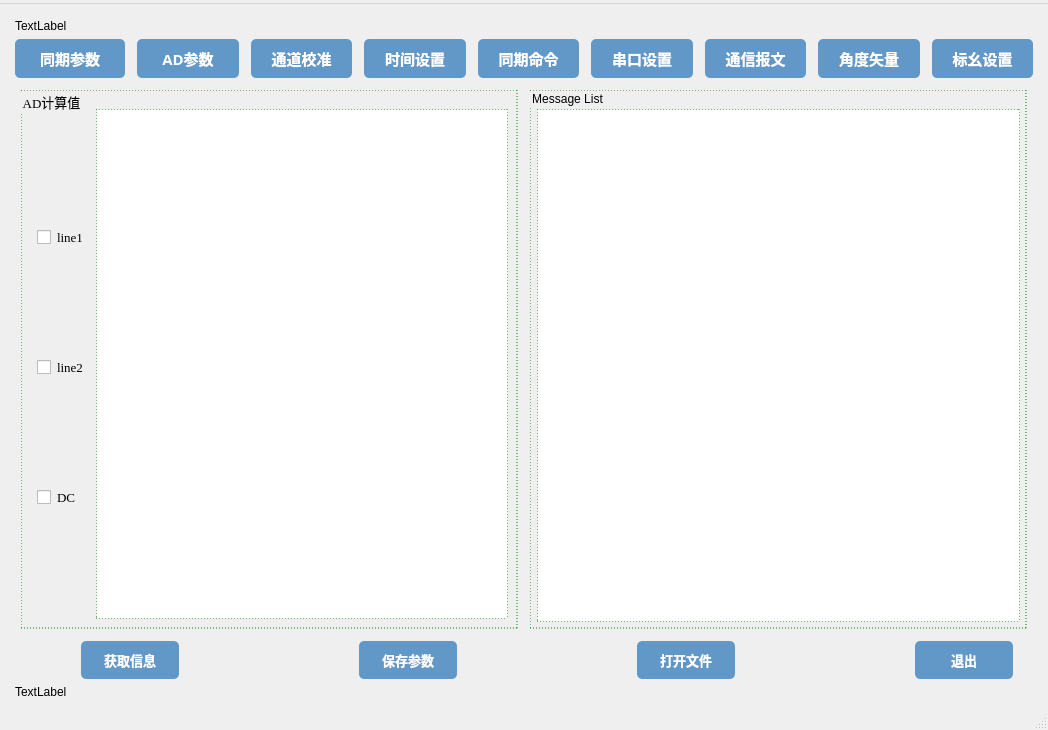
<?xml version="1.0" encoding="UTF-8"?>
<ui version="4.0">
 <class>Dlg_ZJM</class>
 <widget class="QMainWindow" name="Dlg_ZJM">
  <property name="geometry">
   <rect>
    <x>0</x>
    <y>0</y>
    <width>1048</width>
    <height>730</height>
   </rect>
  </property>
  <property name="windowTitle">
   <string>Dlg_ZJM</string>
  </property>
  <widget class="QWidget" name="centralwidget">
   <layout class="QHBoxLayout" name="horizontalLayout_7">
    <item>
     <layout class="QVBoxLayout" name="verticalLayout_2" stretch="0,0,1,0,0">
      <property name="spacing">
       <number>6</number>
      </property>
      <property name="sizeConstraint">
       <enum>QLayout::SetMinAndMaxSize</enum>
      </property>
      <property name="leftMargin">
       <number>6</number>
      </property>
      <property name="topMargin">
       <number>6</number>
      </property>
      <property name="rightMargin">
       <number>6</number>
      </property>
      <property name="bottomMargin">
       <number>0</number>
      </property>
      <item>
       <widget class="QLabel" name="label">
        <property name="sizePolicy">
         <sizepolicy hsizetype="Expanding" vsizetype="Expanding">
          <horstretch>0</horstretch>
          <verstretch>0</verstretch>
         </sizepolicy>
        </property>
        <property name="text">
         <string>TextLabel</string>
        </property>
       </widget>
      </item>
      <item>
       <layout class="QHBoxLayout" name="horizontalLayout_3" stretch="0,0,0,0,0,0,0,0,0">
        <property name="spacing">
         <number>12</number>
        </property>
        <item>
         <widget class="QPushButton" name="IDC_ZJM_TQCSBtn">
          <property name="sizePolicy">
           <sizepolicy hsizetype="Expanding" vsizetype="Expanding">
            <horstretch>0</horstretch>
            <verstretch>0</verstretch>
           </sizepolicy>
          </property>
          <property name="minimumSize">
           <size>
            <width>110</width>
            <height>39</height>
           </size>
          </property>
          <property name="font">
           <font>
            <family>仿宋</family>
            <pointsize>11</pointsize>
            <bold>true</bold>
           </font>
          </property>
          <property name="styleSheet">
           <string notr="true">background-color:rgb(98, 152, 200);
border:rgb(255, 255, 255);
color:rgb(255, 255, 255);
border-radius:5px
</string>
          </property>
          <property name="text">
           <string>同期参数</string>
          </property>
         </widget>
        </item>
        <item>
         <widget class="QPushButton" name="IDC_ZJM_AD1">
          <property name="sizePolicy">
           <sizepolicy hsizetype="Expanding" vsizetype="Expanding">
            <horstretch>0</horstretch>
            <verstretch>0</verstretch>
           </sizepolicy>
          </property>
          <property name="font">
           <font>
            <family>仿宋</family>
            <pointsize>11</pointsize>
            <bold>true</bold>
           </font>
          </property>
          <property name="styleSheet">
           <string notr="true">background-color:rgb(98, 152, 200);
border:rgb(255, 255, 255);
color:rgb(255, 255, 255);
border-radius:5px</string>
          </property>
          <property name="text">
           <string>AD参数</string>
          </property>
         </widget>
        </item>
        <item>
         <widget class="QPushButton" name="IDC_ZJM_ADAdjust">
          <property name="sizePolicy">
           <sizepolicy hsizetype="Expanding" vsizetype="Expanding">
            <horstretch>0</horstretch>
            <verstretch>0</verstretch>
           </sizepolicy>
          </property>
          <property name="font">
           <font>
            <family>仿宋</family>
            <pointsize>11</pointsize>
            <bold>true</bold>
           </font>
          </property>
          <property name="styleSheet">
           <string notr="true">background-color:rgb(98, 152, 200);
border:rgb(255, 255, 255);
color:rgb(255, 255, 255);
border-radius:5px</string>
          </property>
          <property name="text">
           <string>通道校准</string>
          </property>
         </widget>
        </item>
        <item>
         <widget class="QPushButton" name="IDC_ZJM_TimeSetBtn">
          <property name="sizePolicy">
           <sizepolicy hsizetype="Expanding" vsizetype="Expanding">
            <horstretch>0</horstretch>
            <verstretch>0</verstretch>
           </sizepolicy>
          </property>
          <property name="font">
           <font>
            <family>仿宋</family>
            <pointsize>11</pointsize>
            <italic>false</italic>
            <bold>true</bold>
           </font>
          </property>
          <property name="styleSheet">
           <string notr="true">background-color:rgb(98, 152, 200);
border:rgb(255, 255, 255);
color:rgb(255, 255, 255);
border-radius:5px</string>
          </property>
          <property name="text">
           <string>时间设置</string>
          </property>
         </widget>
        </item>
        <item>
         <widget class="QPushButton" name="IDC_ZJM_TQMLBtn">
          <property name="sizePolicy">
           <sizepolicy hsizetype="Expanding" vsizetype="Expanding">
            <horstretch>0</horstretch>
            <verstretch>0</verstretch>
           </sizepolicy>
          </property>
          <property name="font">
           <font>
            <family>仿宋</family>
            <pointsize>11</pointsize>
            <bold>true</bold>
           </font>
          </property>
          <property name="styleSheet">
           <string notr="true">background-color:rgb(98, 152, 200);
border:rgb(255, 255, 255);
color:rgb(255, 255, 255);
border-radius:5px</string>
          </property>
          <property name="text">
           <string>同期命令</string>
          </property>
         </widget>
        </item>
        <item>
         <widget class="QPushButton" name="IDC_ZJM_ComSetBtn">
          <property name="sizePolicy">
           <sizepolicy hsizetype="Expanding" vsizetype="Expanding">
            <horstretch>0</horstretch>
            <verstretch>0</verstretch>
           </sizepolicy>
          </property>
          <property name="font">
           <font>
            <family>仿宋</family>
            <pointsize>11</pointsize>
            <bold>true</bold>
           </font>
          </property>
          <property name="styleSheet">
           <string notr="true">background-color:rgb(98, 152, 200);
border:rgb(255, 255, 255);
color:rgb(255, 255, 255);
border-radius:5px</string>
          </property>
          <property name="text">
           <string>串口设置</string>
          </property>
         </widget>
        </item>
        <item>
         <widget class="QPushButton" name="IDC_ZJM_Message">
          <property name="sizePolicy">
           <sizepolicy hsizetype="Expanding" vsizetype="Expanding">
            <horstretch>0</horstretch>
            <verstretch>0</verstretch>
           </sizepolicy>
          </property>
          <property name="font">
           <font>
            <family>仿宋</family>
            <pointsize>11</pointsize>
            <bold>true</bold>
           </font>
          </property>
          <property name="styleSheet">
           <string notr="true">background-color:rgb(98, 152, 200);
border:rgb(255, 255, 255);
color:rgb(255, 255, 255);
border-radius:5px</string>
          </property>
          <property name="text">
           <string>通信报文</string>
          </property>
         </widget>
        </item>
        <item>
         <widget class="QPushButton" name="IDC_ZJM_Angle">
          <property name="sizePolicy">
           <sizepolicy hsizetype="Expanding" vsizetype="Expanding">
            <horstretch>0</horstretch>
            <verstretch>0</verstretch>
           </sizepolicy>
          </property>
          <property name="font">
           <font>
            <family>仿宋</family>
            <pointsize>11</pointsize>
            <bold>true</bold>
           </font>
          </property>
          <property name="styleSheet">
           <string notr="true">background-color:rgb(98, 152, 200);
border:rgb(255, 255, 255);
color:rgb(255, 255, 255);
border-radius:5px</string>
          </property>
          <property name="text">
           <string>角度矢量</string>
          </property>
         </widget>
        </item>
        <item>
         <widget class="QPushButton" name="IDC_VIEW_Set">
          <property name="sizePolicy">
           <sizepolicy hsizetype="Expanding" vsizetype="Expanding">
            <horstretch>0</horstretch>
            <verstretch>0</verstretch>
           </sizepolicy>
          </property>
          <property name="font">
           <font>
            <family>仿宋</family>
            <pointsize>11</pointsize>
            <bold>true</bold>
           </font>
          </property>
          <property name="styleSheet">
           <string notr="true">background-color:rgb(98, 152, 200);
border:rgb(255, 255, 255);
color:rgb(255, 255, 255);
border-radius:5px</string>
          </property>
          <property name="text">
           <string>标幺设置</string>
          </property>
         </widget>
        </item>
       </layout>
      </item>
      <item>
       <layout class="QHBoxLayout" name="horizontalLayout_2" stretch="0,0">
        <property name="spacing">
         <number>12</number>
        </property>
        <property name="leftMargin">
         <number>6</number>
        </property>
        <property name="topMargin">
         <number>6</number>
        </property>
        <property name="rightMargin">
         <number>6</number>
        </property>
        <property name="bottomMargin">
         <number>6</number>
        </property>
        <item>
         <widget class="QGroupBox" name="groupBox">
          <property name="font">
           <font>
            <family>Times New Roman</family>
            <pointsize>10</pointsize>
           </font>
          </property>
          <property name="styleSheet">
           <string notr="true">border: 1px dashed green</string>
          </property>
          <property name="title">
           <string>AD计算值</string>
          </property>
          <layout class="QHBoxLayout" name="horizontalLayout_6">
           <property name="topMargin">
            <number>18</number>
           </property>
           <item>
            <layout class="QHBoxLayout" name="horizontalLayout">
             <item>
              <layout class="QVBoxLayout" name="verticalLayout">
               <property name="leftMargin">
                <number>6</number>
               </property>
               <property name="topMargin">
                <number>12</number>
               </property>
               <property name="rightMargin">
                <number>6</number>
               </property>
               <property name="bottomMargin">
                <number>6</number>
               </property>
               <item>
                <widget class="QCheckBox" name="checkBox">
                 <property name="font">
                  <font>
                   <family>Times New Roman</family>
                   <pointsize>10</pointsize>
                  </font>
                 </property>
                 <property name="styleSheet">
                  <string notr="true">border: none;</string>
                 </property>
                 <property name="text">
                  <string>line1</string>
                 </property>
                </widget>
               </item>
               <item>
                <widget class="QCheckBox" name="checkBox_2">
                 <property name="font">
                  <font>
                   <family>Times New Roman</family>
                   <pointsize>10</pointsize>
                  </font>
                 </property>
                 <property name="styleSheet">
                  <string notr="true">border: none</string>
                 </property>
                 <property name="text">
                  <string>line2</string>
                 </property>
                </widget>
               </item>
               <item>
                <widget class="QCheckBox" name="checkBox_3">
                 <property name="font">
                  <font>
                   <family>Times New Roman</family>
                   <pointsize>10</pointsize>
                  </font>
                 </property>
                 <property name="styleSheet">
                  <string notr="true">border: none;</string>
                 </property>
                 <property name="text">
                  <string>DC</string>
                 </property>
                </widget>
               </item>
              </layout>
             </item>
             <item>
              <widget class="QTableWidget" name="tableWidget">
               <property name="font">
                <font>
                 <family>Times New Roman</family>
                </font>
               </property>
               <property name="styleSheet">
                <string notr="true">QHeaderView::section{background-color: rgb(98, 152, 200);}</string>
               </property>
               <attribute name="horizontalHeaderMinimumSectionSize">
                <number>18</number>
               </attribute>
               <attribute name="horizontalHeaderDefaultSectionSize">
                <number>82</number>
               </attribute>
              </widget>
             </item>
            </layout>
           </item>
          </layout>
         </widget>
        </item>
        <item>
         <widget class="QGroupBox" name="groupBox_2">
          <property name="sizePolicy">
           <sizepolicy hsizetype="Expanding" vsizetype="Expanding">
            <horstretch>0</horstretch>
            <verstretch>0</verstretch>
           </sizepolicy>
          </property>
          <property name="styleSheet">
           <string notr="true">border: 1px dashed green</string>
          </property>
          <property name="title">
           <string>Message List</string>
          </property>
          <layout class="QHBoxLayout" name="horizontalLayout_5" stretch="0">
           <property name="spacing">
            <number>6</number>
           </property>
           <property name="leftMargin">
            <number>6</number>
           </property>
           <property name="topMargin">
            <number>18</number>
           </property>
           <property name="rightMargin">
            <number>6</number>
           </property>
           <property name="bottomMargin">
            <number>6</number>
           </property>
           <item>
            <widget class="QTableWidget" name="tableWidget_2">
             <property name="minimumSize">
              <size>
               <width>0</width>
               <height>0</height>
              </size>
             </property>
             <property name="font">
              <font>
               <family>Times New Roman</family>
              </font>
             </property>
             <property name="styleSheet">
              <string notr="true">QHeaderView::section{background-color: rgb(98, 152, 200);}</string>
             </property>
             <attribute name="horizontalHeaderDefaultSectionSize">
              <number>80</number>
             </attribute>
            </widget>
           </item>
          </layout>
         </widget>
        </item>
       </layout>
      </item>
      <item>
       <layout class="QHBoxLayout" name="horizontalLayout_4">
        <property name="spacing">
         <number>180</number>
        </property>
        <property name="leftMargin">
         <number>66</number>
        </property>
        <property name="rightMargin">
         <number>20</number>
        </property>
        <item>
         <widget class="QPushButton" name="pushButton_10">
          <property name="sizePolicy">
           <sizepolicy hsizetype="Expanding" vsizetype="Expanding">
            <horstretch>0</horstretch>
            <verstretch>0</verstretch>
           </sizepolicy>
          </property>
          <property name="minimumSize">
           <size>
            <width>0</width>
            <height>38</height>
           </size>
          </property>
          <property name="font">
           <font>
            <family>仿宋</family>
            <pointsize>10</pointsize>
            <bold>true</bold>
           </font>
          </property>
          <property name="styleSheet">
           <string notr="true">background-color:rgb(98, 152, 200);
border:rgb(255, 255, 255);
color:rgb(255, 255, 255);
border-radius:5px</string>
          </property>
          <property name="text">
           <string>获取信息</string>
          </property>
         </widget>
        </item>
        <item>
         <widget class="QPushButton" name="pushButton_11">
          <property name="sizePolicy">
           <sizepolicy hsizetype="Expanding" vsizetype="MinimumExpanding">
            <horstretch>0</horstretch>
            <verstretch>0</verstretch>
           </sizepolicy>
          </property>
          <property name="font">
           <font>
            <family>仿宋</family>
            <pointsize>10</pointsize>
            <bold>true</bold>
           </font>
          </property>
          <property name="styleSheet">
           <string notr="true">background-color:rgb(98, 152, 200);
border:rgb(255, 255, 255);
color:rgb(255, 255, 255);
border-radius:5px</string>
          </property>
          <property name="text">
           <string>保存参数</string>
          </property>
         </widget>
        </item>
        <item>
         <widget class="QPushButton" name="pushButton_12">
          <property name="sizePolicy">
           <sizepolicy hsizetype="Expanding" vsizetype="Expanding">
            <horstretch>0</horstretch>
            <verstretch>0</verstretch>
           </sizepolicy>
          </property>
          <property name="font">
           <font>
            <family>仿宋</family>
            <pointsize>10</pointsize>
            <bold>true</bold>
           </font>
          </property>
          <property name="styleSheet">
           <string notr="true">background-color:rgb(98, 152, 200);
border:rgb(255, 255, 255);
color:rgb(255, 255, 255);
border-radius:5px</string>
          </property>
          <property name="text">
           <string>打开文件</string>
          </property>
         </widget>
        </item>
        <item>
         <widget class="QPushButton" name="pushButton_13">
          <property name="sizePolicy">
           <sizepolicy hsizetype="Expanding" vsizetype="Expanding">
            <horstretch>0</horstretch>
            <verstretch>0</verstretch>
           </sizepolicy>
          </property>
          <property name="font">
           <font>
            <family>仿宋</family>
            <pointsize>10</pointsize>
            <bold>true</bold>
           </font>
          </property>
          <property name="styleSheet">
           <string notr="true">background-color:rgb(98, 152, 200);
border:rgb(255, 255, 255);
color:rgb(255, 255, 255);
border-radius:5px</string>
          </property>
          <property name="text">
           <string>退出</string>
          </property>
         </widget>
        </item>
       </layout>
      </item>
      <item>
       <widget class="QLabel" name="label_2">
        <property name="sizePolicy">
         <sizepolicy hsizetype="Expanding" vsizetype="Expanding">
          <horstretch>0</horstretch>
          <verstretch>0</verstretch>
         </sizepolicy>
        </property>
        <property name="maximumSize">
         <size>
          <width>16777215</width>
          <height>30</height>
         </size>
        </property>
        <property name="styleSheet">
         <string notr="true"/>
        </property>
        <property name="text">
         <string>TextLabel</string>
        </property>
       </widget>
      </item>
     </layout>
    </item>
   </layout>
  </widget>
  <widget class="QMenuBar" name="menubar">
   <property name="geometry">
    <rect>
     <x>0</x>
     <y>0</y>
     <width>1048</width>
     <height>21</height>
    </rect>
   </property>
   <widget class="QMenu" name="menuACAD_DIA">
    <property name="title">
     <string/>
    </property>
   </widget>
   <widget class="QMenu" name="menu">
    <property name="title">
     <string/>
    </property>
   </widget>
   <addaction name="menuACAD_DIA"/>
   <addaction name="menu"/>
  </widget>
  <widget class="QStatusBar" name="statusbar"/>
 </widget>
 <resources/>
 <connections/>
</ui>
